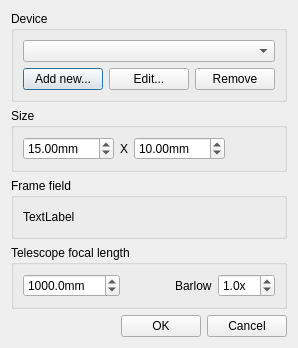
<?xml version="1.0" encoding="UTF-8"?>
<ui version="4.0">
 <class>CInsertFrmField</class>
 <widget class="QDialog" name="CInsertFrmField">
  <property name="geometry">
   <rect>
    <x>0</x>
    <y>0</y>
    <width>289</width>
    <height>310</height>
   </rect>
  </property>
  <property name="windowTitle">
   <string>Draw telescope field</string>
  </property>
  <layout class="QVBoxLayout" name="verticalLayout" stretch="1,1,1,1,0">
   <item>
    <widget class="QGroupBox" name="groupBox">
     <property name="title">
      <string>Device</string>
     </property>
     <layout class="QVBoxLayout" name="verticalLayout_2">
      <item>
       <widget class="QComboBox" name="comboBox"/>
      </item>
      <item>
       <layout class="QHBoxLayout" name="horizontalLayout_2">
        <item>
         <widget class="QPushButton" name="pushButton">
          <property name="text">
           <string>Add new...</string>
          </property>
         </widget>
        </item>
        <item>
         <spacer name="horizontalSpacer_2">
          <property name="orientation">
           <enum>Qt::Horizontal</enum>
          </property>
          <property name="sizeHint" stdset="0">
           <size>
            <width>40</width>
            <height>20</height>
           </size>
          </property>
         </spacer>
        </item>
        <item>
         <widget class="QPushButton" name="pushButton_5">
          <property name="text">
           <string>Edit...</string>
          </property>
         </widget>
        </item>
        <item>
         <spacer name="horizontalSpacer_3">
          <property name="orientation">
           <enum>Qt::Horizontal</enum>
          </property>
          <property name="sizeHint" stdset="0">
           <size>
            <width>40</width>
            <height>20</height>
           </size>
          </property>
         </spacer>
        </item>
        <item>
         <widget class="QPushButton" name="pushButton_3">
          <property name="text">
           <string>Remove</string>
          </property>
         </widget>
        </item>
       </layout>
      </item>
     </layout>
    </widget>
   </item>
   <item>
    <widget class="QGroupBox" name="groupBox_2">
     <property name="title">
      <string>Size</string>
     </property>
     <layout class="QHBoxLayout" name="horizontalLayout_3">
      <item>
       <widget class="QDoubleSpinBox" name="doubleSpinBox">
        <property name="suffix">
         <string>mm</string>
        </property>
        <property name="minimum">
         <double>0.000000000000000</double>
        </property>
        <property name="maximum">
         <double>1200.000000000000000</double>
        </property>
        <property name="value">
         <double>15.000000000000000</double>
        </property>
       </widget>
      </item>
      <item>
       <widget class="QLabel" name="label">
        <property name="text">
         <string>X</string>
        </property>
       </widget>
      </item>
      <item>
       <widget class="QDoubleSpinBox" name="doubleSpinBox_2">
        <property name="suffix">
         <string>mm</string>
        </property>
        <property name="minimum">
         <double>0.000000000000000</double>
        </property>
        <property name="maximum">
         <double>1200.000000000000000</double>
        </property>
        <property name="value">
         <double>10.000000000000000</double>
        </property>
       </widget>
      </item>
      <item>
       <spacer name="horizontalSpacer_4">
        <property name="orientation">
         <enum>Qt::Horizontal</enum>
        </property>
        <property name="sizeHint" stdset="0">
         <size>
          <width>40</width>
          <height>20</height>
         </size>
        </property>
       </spacer>
      </item>
     </layout>
    </widget>
   </item>
   <item>
    <widget class="QGroupBox" name="groupBox_4">
     <property name="title">
      <string>Frame field</string>
     </property>
     <layout class="QHBoxLayout" name="horizontalLayout_4">
      <item>
       <widget class="QLabel" name="label_size">
        <property name="text">
         <string>TextLabel</string>
        </property>
       </widget>
      </item>
      <item>
       <spacer name="horizontalSpacer_5">
        <property name="orientation">
         <enum>Qt::Horizontal</enum>
        </property>
        <property name="sizeHint" stdset="0">
         <size>
          <width>40</width>
          <height>20</height>
         </size>
        </property>
       </spacer>
      </item>
     </layout>
    </widget>
   </item>
   <item>
    <widget class="QGroupBox" name="groupBox_3">
     <property name="title">
      <string>Telescope focal length</string>
     </property>
     <layout class="QHBoxLayout" name="horizontalLayout_5">
      <item>
       <widget class="QDoubleSpinBox" name="doubleSpinBox_3">
        <property name="suffix">
         <string>mm</string>
        </property>
        <property name="decimals">
         <number>1</number>
        </property>
        <property name="minimum">
         <double>10.000000000000000</double>
        </property>
        <property name="maximum">
         <double>100000.000000000000000</double>
        </property>
        <property name="value">
         <double>1000.000000000000000</double>
        </property>
       </widget>
      </item>
      <item>
       <spacer name="horizontalSpacer_6">
        <property name="orientation">
         <enum>Qt::Horizontal</enum>
        </property>
        <property name="sizeHint" stdset="0">
         <size>
          <width>40</width>
          <height>20</height>
         </size>
        </property>
       </spacer>
      </item>
      <item>
       <widget class="QLabel" name="label_2">
        <property name="text">
         <string>Barlow</string>
        </property>
       </widget>
      </item>
      <item>
       <widget class="QDoubleSpinBox" name="barlow">
        <property name="suffix">
         <string>x</string>
        </property>
        <property name="decimals">
         <number>1</number>
        </property>
        <property name="minimum">
         <double>0.200000000000000</double>
        </property>
        <property name="maximum">
         <double>10.000000000000000</double>
        </property>
        <property name="value">
         <double>1.000000000000000</double>
        </property>
       </widget>
      </item>
     </layout>
    </widget>
   </item>
   <item>
    <layout class="QHBoxLayout" name="horizontalLayout">
     <item>
      <spacer name="horizontalSpacer">
       <property name="orientation">
        <enum>Qt::Horizontal</enum>
       </property>
       <property name="sizeHint" stdset="0">
        <size>
         <width>40</width>
         <height>20</height>
        </size>
       </property>
      </spacer>
     </item>
     <item>
      <widget class="QPushButton" name="pushButton_4">
       <property name="text">
        <string>OK</string>
       </property>
      </widget>
     </item>
     <item>
      <widget class="QPushButton" name="pushButton_2">
       <property name="text">
        <string>Cancel</string>
       </property>
      </widget>
     </item>
    </layout>
   </item>
  </layout>
 </widget>
 <tabstops>
  <tabstop>pushButton_4</tabstop>
  <tabstop>pushButton_2</tabstop>
  <tabstop>pushButton_5</tabstop>
  <tabstop>pushButton_3</tabstop>
  <tabstop>doubleSpinBox</tabstop>
  <tabstop>doubleSpinBox_2</tabstop>
  <tabstop>doubleSpinBox_3</tabstop>
  <tabstop>barlow</tabstop>
  <tabstop>comboBox</tabstop>
  <tabstop>pushButton</tabstop>
 </tabstops>
 <resources/>
 <connections/>
</ui>
